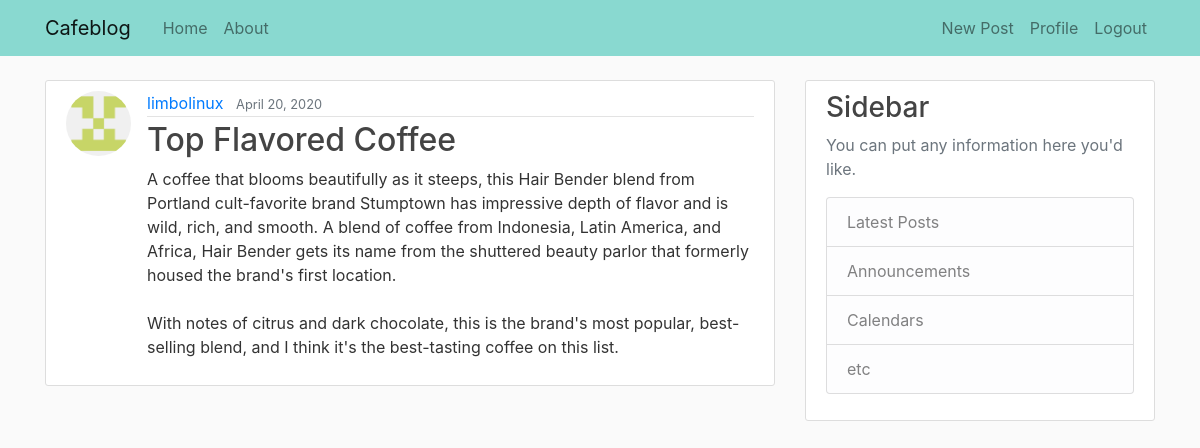
Before: / (signed in) with the older database file.
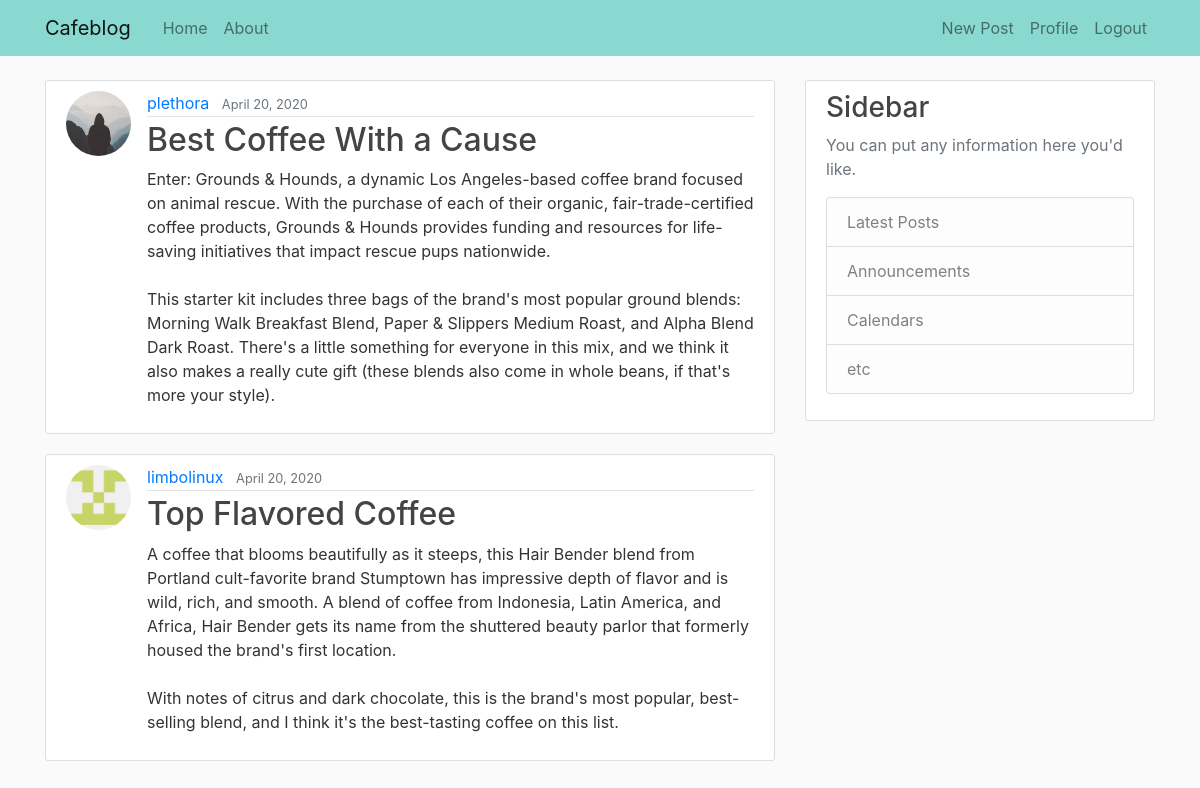
After: the same page with the newer database file.
### blog/models.py (models this page shows, shortened)
class Post(models.Model):
    title = models.CharField(max_length=100)
    content = models.TextField()
    date_posted = models.DateTimeField(default=timezone.now)
    author = models.ForeignKey(User, on_delete=models.CASCADE)
    image = models.ImageField(default='default.jpg', upload_to='blog_images')

### users/models.py (models this page shows, shortened)
class Profile(models.Model):
    user = models.OneToOneField(User, on_delete=models.CASCADE)
    image = models.ImageField(default='default.jpg', upload_to='profile_pics')

### blog/views.py (the view)
# urls.py: path('', PostListView.as_view(), name='blog-home'),
class PostListView(ListView):
    model = Post
    template_name = 'blog/home.html' # <app>/<model>_<viewtype>.html
    context_object_name = 'posts'
    ordering = ['-date_posted']

### blog/templates/blog/home.html
{% extends "blog/base.html" %}
{% block content %}
    {% for post in posts %}
        <article class="media content-section">
          <img class="rounded-circle article-img" src="{{ post.author.profile.image.url }}">
          <div class="media-body">
            <div class="article-metadata">
              <a class="mr-2" href="#">{{ post.author }}</a>
              <small class="text-muted">{{ post.date_posted|date:"F d, Y" }}</small>
            </div>
            <h2><a class="article-title" href="{% url 'post-detail' post.id %}">{{ post.title }}</a></h2>
            <p class="article-content">{{ post.content }}</p>
          </div>
        </article>
    {% endfor %}
{% endblock content %}

Changed rows visible on the page:
added Post: author.profile.image (placeholder picture), author "plethora", date_posted "April 20, 2020", title "Best Coffee With a Cause", content "Enter: Grounds & Hounds, a dynamic Los Angeles-based coffee brand focused on animal rescue. With the purchase of each of their organic, fair-trade-certified coffee products, Grounds & Hounds provides funding and resources for life-saving initiatives that impact rescue pups nationwide. This starter kit includes three bags of the brand's most popular ground blends: Morning Walk Breakfast Blend, Paper & Slippers Medium Roast, and Alpha Blend Dark Roast. There's a little something for everyone in this mix, and we think it also makes a really cute gift (these blends also come in whole beans, if that's more your style)."
